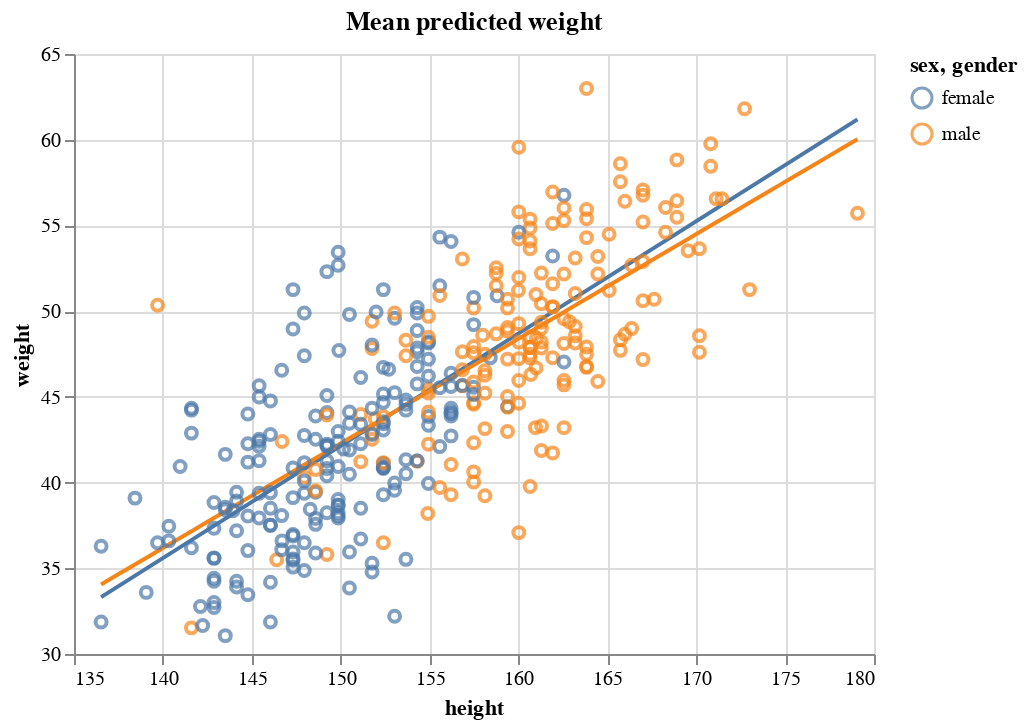

Notebook code for this chart:
### Code cell
# plot posterior mean regression lines
df = pd.DataFrame(
    {"height": height_grid, "female": weight_mean_female, "male": weight_mean_male}
)
df = df.melt("height", var_name="sex", value_name="weight")

lines_chart = (
    alt.Chart(df, title="Mean predicted weight")
    .mark_line(strokeWidth=2)
    .encode(x="height", y=alt.Y("weight", scale=alt.Scale(zero=False)), color="sex")
)

lines_chart + data_chart

### Figure 1 — Vega-Lite specification as saved in the notebook (floating-point values rounded to 4 significant figures; data arrays with more than 128 entries replaced by an {"elided": "..."} marker saying what was removed)
{"$schema": "https://vega.github.io/schema/vega-lite/v4.17.0.json", "config": {"view": {"continuousHeight": 300, "continuousWidth": 400}}, "datasets": {"data-6b9e9867fa0e274f136f8cd3b0e229fb": {"elided": "352 records"}, "data-7290e60ef38e1729ab9d05237b00d6de": [{"height": 136.5, "sex": "female", "weight": 33.32}, {"height": 137.4, "sex": "female", "weight": 33.89}, {"height": 138.3, "sex": "female", "weight": 34.46}, {"height": 139.1, "sex": "female", "weight": 35.03}, {"height": 140.0, "sex": "female", "weight": 35.59}, {"height": 140.9, "sex": "female", "weight": 36.16}, {"height": 141.7, "sex": "female", "weight": 36.73}, {"height": 142.6, "sex": "female", "weight": 37.3}, {"height": 143.5, "sex": "female", "weight": 37.87}, {"height": 144.3, "sex": "female", "weight": 38.44}, {"height": 145.2, "sex": "female", "weight": 39.01}, {"height": 146.1, "sex": "female", "weight": 39.58}, {"height": 146.9, "sex": "female", "weight": 40.14}, {"height": 147.8, "sex": "female", "weight": 40.71}, {"height": 148.7, "sex": "female", "weight": 41.28}, {"height": 149.5, "sex": "female", "weight": 41.85}, {"height": 150.4, "sex": "female", "weight": 42.42}, {"height": 151.3, "sex": "female", "weight": 42.99}, {"height": 152.2, "sex": "female", "weight": 43.56}, {"height": 153.0, "sex": "female", "weight": 44.13}, {"height": 153.9, "sex": "female", "weight": 44.69}, {"height": 154.8, "sex": "female", "weight": 45.26}, {"height": 155.6, "sex": "female", "weight": 45.83}, {"height": 156.5, "sex": "female", "weight": 46.4}, {"height": 157.4, "sex": "female", "weight": 46.97}, {"height": 158.2, "sex": "female", "weight": 47.54}, {"height": 159.1, "sex": "female", "weight": 48.11}, {"height": 160.0, "sex": "female", "weight": 48.68}, {"height": 160.8, "sex": "female", "weight": 49.24}, {"height": 161.7, "sex": "female", "weight": 49.81}, {"height": 162.6, "sex": "female", "weight": 50.38}, {"height": 163.4, "sex": "female", "weight": 50.95}, {"height": 164.3, "sex": "female", "weight": 51.52}, {"height": 165.2, "sex": "female", "weight": 52.09}, {"height": 166.0, "sex": "female", "weight": 52.66}, {"height": 166.9, "sex": "female", "weight": 53.23}, {"height": 167.8, "sex": "female", "weight": 53.79}, {"height": 168.7, "sex": "female", "weight": 54.36}, {"height": 169.5, "sex": "female", "weight": 54.93}, {"height": 170.4, "sex": "female", "weight": 55.5}, {"height": 171.3, "sex": "female", "weight": 56.07}, {"height": 172.1, "sex": "female", "weight": 56.64}, {"height": 173.0, "sex": "female", "weight": 57.21}, {"height": 173.9, "sex": "female", "weight": 57.78}, {"height": 174.7, "sex": "female", "weight": 58.34}, {"height": 175.6, "sex": "female", "weight": 58.91}, {"height": 176.5, "sex": "female", "weight": 59.48}, {"height": 177.3, "sex": "female", "weight": 60.05}, {"height": 178.2, "sex": "female", "weight": 60.62}, {"height": 179.1, "sex": "female", "weight": 61.19}, {"height": 136.5, "sex": "male", "weight": 34.06}, {"height": 137.4, "sex": "male", "weight": 34.59}, {"height": 138.3, "sex": "male", "weight": 35.12}, {"height": 139.1, "sex": "male", "weight": 35.65}, {"height": 140.0, "sex": "male", "weight": 36.18}, {"height": 140.9, "sex": "male", "weight": 36.71}, {"height": 141.7, "sex": "male", "weight": 37.24}, {"height": 142.6, "sex": "male", "weight": 37.77}, {"height": 143.5, "sex": "male", "weight": 38.3}, {"height": 144.3, "sex": "male", "weight": 38.83}, {"height": 145.2, "sex": "male", "weight": 39.36}, {"height": 146.1, "sex": "male", "weight": 39.89}, {"height": 146.9, "sex": "male", "weight": 40.42}, {"height": 147.8, "sex": "male", "weight": 40.95}, {"height": 148.7, "sex": "male", "weight": 41.48}, {"height": 149.5, "sex": "male", "weight": 42.01}, {"height": 150.4, "sex": "male", "weight": 42.54}, {"height": 151.3, "sex": "male", "weight": 43.07}, {"height": 152.2, "sex": "male", "weight": 43.6}, {"height": 153.0, "sex": "male", "weight": 44.13}, {"height": 153.9, "sex": "male", "weight": 44.66}, {"height": 154.8, "sex": "male", "weight": 45.19}, {"height": 155.6, "sex": "male", "weight": 45.72}, {"height": 156.5, "sex": "male", "weight": 46.25}, {"height": 157.4, "sex": "male", "weight": 46.78}, {"height": 158.2, "sex": "male", "weight": 47.31}, {"height": 159.1, "sex": "male", "weight": 47.84}, {"height": 160.0, "sex": "male", "weight": 48.37}, {"height": 160.8, "sex": "male", "weight": 48.9}, {"height": 161.7, "sex": "male", "weight": 49.43}, {"height": 162.6, "sex": "male", "weight": 49.96}, {"height": 163.4, "sex": "male", "weight": 50.49}, {"height": 164.3, "sex": "male", "weight": 51.02}, {"height": 165.2, "sex": "male", "weight": 51.55}, {"height": 166.0, "sex": "male", "weight": 52.08}, {"height": 166.9, "sex": "male", "weight": 52.61}, {"height": 167.8, "sex": "male", "weight": 53.14}, {"height": 168.7, "sex": "male", "weight": 53.67}, {"height": 169.5, "sex": "male", "weight": 54.2}, {"height": 170.4, "sex": "male", "weight": 54.73}, {"height": 171.3, "sex": "male", "weight": 55.26}, {"height": 172.1, "sex": "male", "weight": 55.79}, {"height": 173.0, "sex": "male", "weight": 56.32}, {"height": 173.9, "sex": "male", "weight": 56.85}, {"height": 174.7, "sex": "male", "weight": 57.38}, {"height": 175.6, "sex": "male", "weight": 57.91}, {"height": 176.5, "sex": "male", "weight": 58.44}, {"height": 177.3, "sex": "male", "weight": 58.97}, {"height": 178.2, "sex": "male", "weight": 59.5}, {"height": 179.1, "sex": "male", "weight": 60.03}]}, "layer": [{"data": {"name": "data-7290e60ef38e1729ab9d05237b00d6de"}, "encoding": {"color": {"field": "sex", "type": "nominal"}, "x": {"field": "height", "type": "quantitative"}, "y": {"field": "weight", "scale": {"zero": false}, "type": "quantitative"}}, "mark": {"strokeWidth": 2, "type": "line"}, "title": "Mean predicted weight"}, {"data": {"name": "data-6b9e9867fa0e274f136f8cd3b0e229fb"}, "encoding": {"color": {"field": "gender", "type": "nominal"}, "x": {"field": "height", "scale": {"domain": [136.5, 179.1]}, "type": "quantitative"}, "y": {"field": "weight", "scale": {"domain": [31.07, 62.99]}, "type": "quantitative"}}, "mark": "point", "title": "Weight vs Height"}]}
